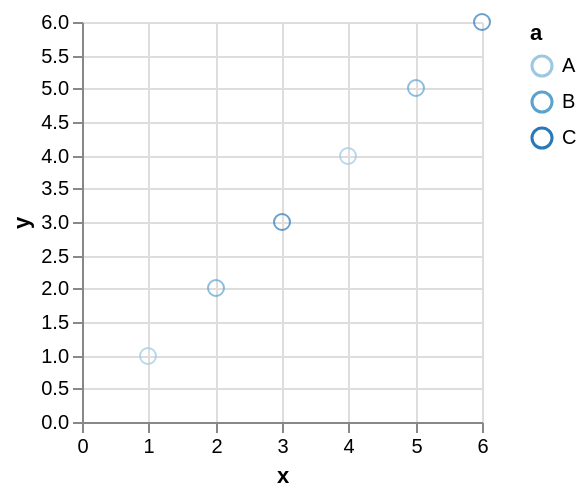

The specification (Vega-Lite) saved for this image:
### Vega specification from a JSON file in a GitHub repository (floating-point values rounded to 4 significant figures)
{"$schema": "http://vega.github.io/schema/vega/v3.0.json", "autosize": "pad", "padding": 5, "data": [{"name": "source_0", "values": [{"a": "B", "x": 2, "y": 2}, {"a": "A", "x": 1, "y": 1}, {"a": "A", "x": 4, "y": 4}, {"a": "B", "x": 5, "y": 5}, {"a": "C", "x": 3, "y": 3}, {"a": "C", "x": 6, "y": 6}], "format": {"type": "json", "parse": {"x": "number", "y": "number"}}, "transform": [{"type": "filter", "expr": "datum[\"x\"] !== null && !isNaN(datum[\"x\"]) && datum[\"y\"] !== null && !isNaN(datum[\"y\"])"}]}], "signals": [{"name": "width", "update": "200"}, {"name": "height", "update": "200"}], "marks": [{"name": "nested_main_group", "type": "group", "encode": {"update": {"width": {"signal": "width"}, "height": {"signal": "height"}, "fill": {"value": "transparent"}}}, "marks": [{"name": "marks", "type": "symbol", "role": "point", "from": {"data": "source_0"}, "encode": {"update": {"x": {"scale": "x", "field": "x"}, "y": {"scale": "y", "field": "y"}, "stroke": {"scale": "color", "field": "a"}, "fill": {"value": "transparent"}, "opacity": {"value": 0.7}}}}]}], "scales": [{"name": "x", "type": "linear", "domain": {"data": "source_0", "field": "x"}, "range": [0, 200], "round": true, "nice": true, "zero": true}, {"name": "y", "type": "linear", "domain": {"data": "source_0", "field": "y"}, "range": [200, 0], "round": true, "nice": true, "zero": true}, {"name": "color", "type": "ordinal", "domain": {"data": "source_0", "field": "a", "sort": true}, "range": "ordinal"}], "axes": [{"scale": "x", "format": "s", "orient": "bottom", "tickCount": 5, "title": "x", "zindex": 1}, {"scale": "x", "domain": false, "format": "s", "grid": true, "labels": false, "orient": "bottom", "tickCount": 5, "ticks": false, "zindex": 0, "gridScale": "y"}, {"scale": "y", "format": "s", "orient": "left", "title": "y", "zindex": 1}, {"scale": "y", "domain": false, "format": "s", "grid": true, "labels": false, "orient": "left", "ticks": false, "zindex": 0, "gridScale": "x"}], "legends": [{"stroke": "color", "title": "a"}]}
